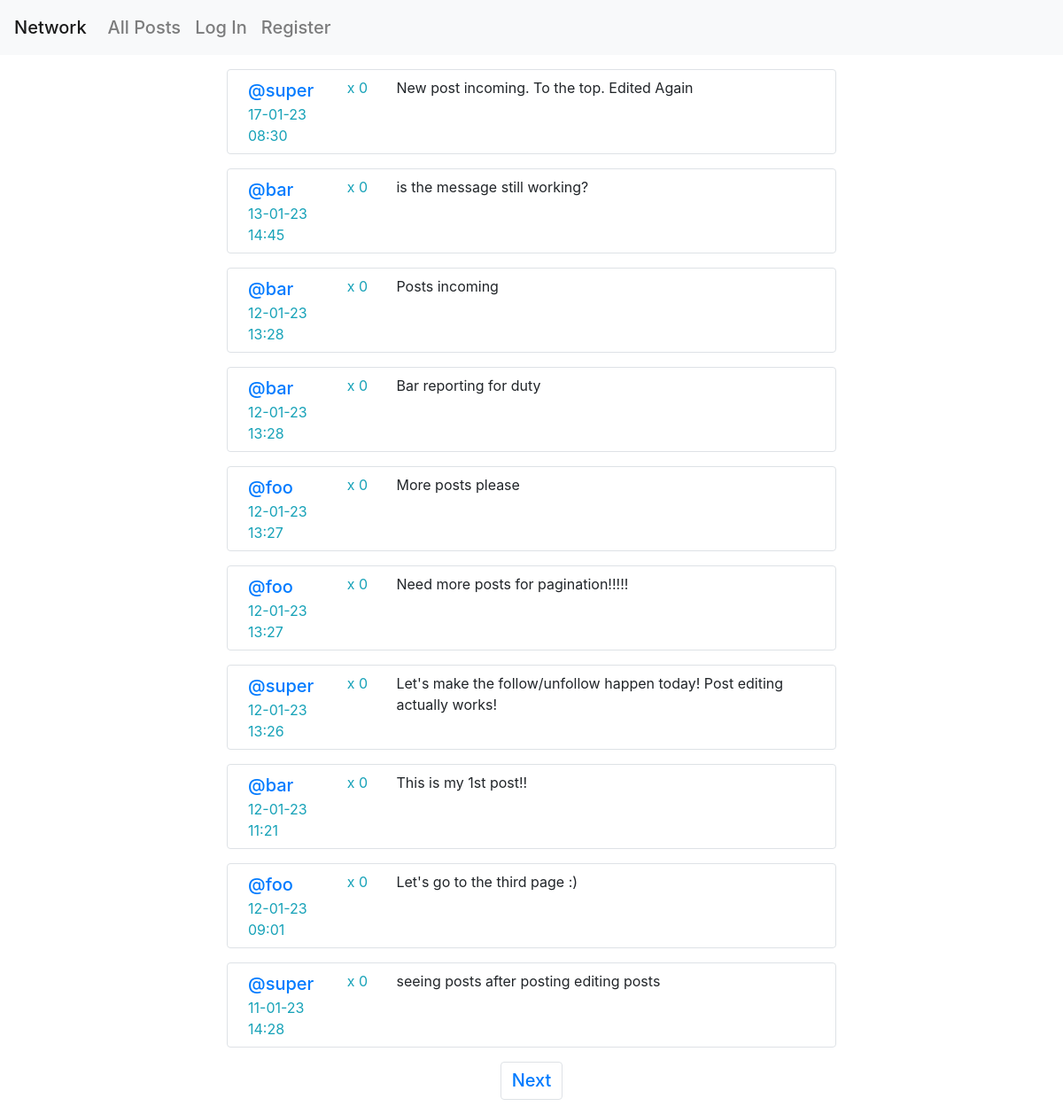
The app's page /, older data.
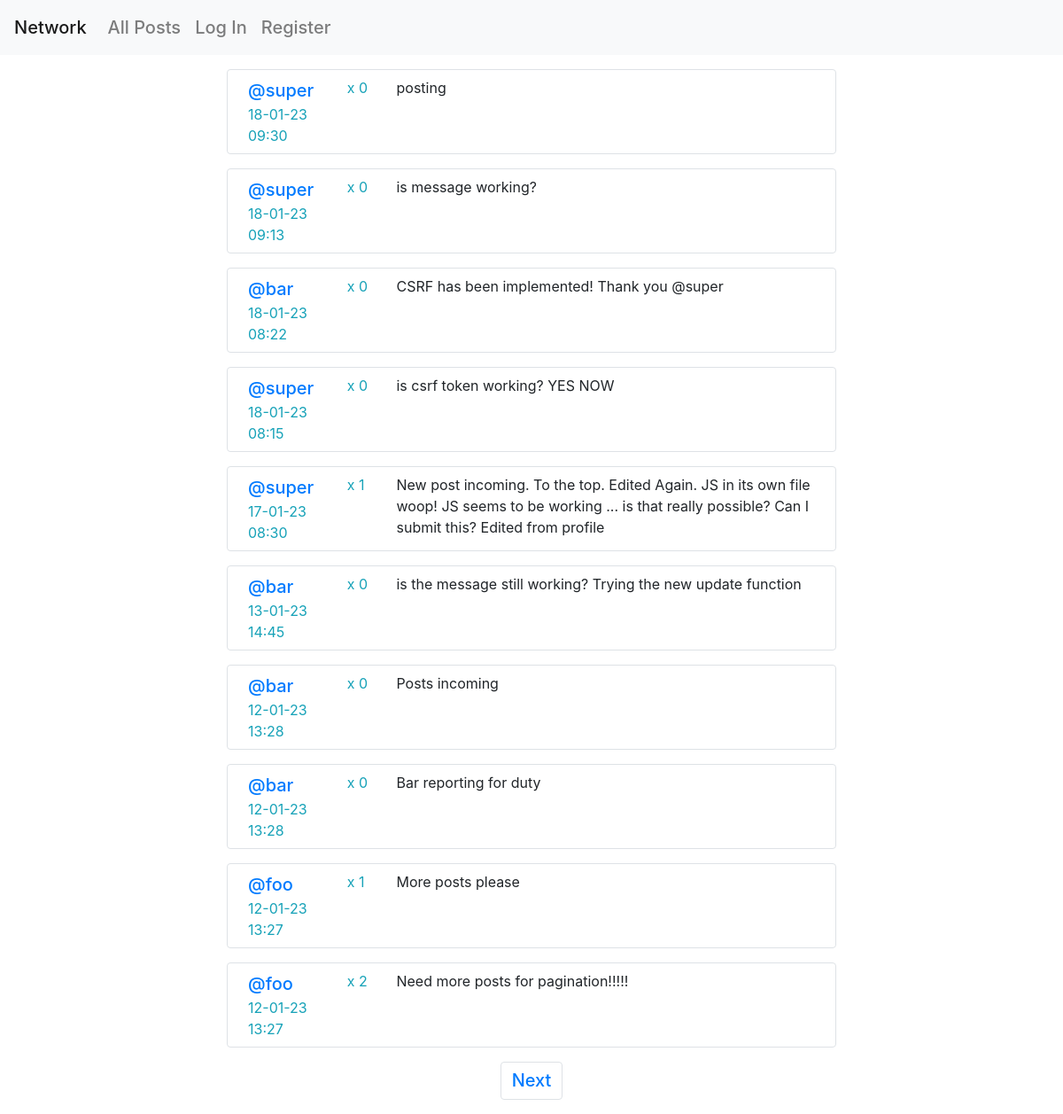
The same page, newer data.
### network/models.py (models this page shows, shortened)
class Post(models.Model):
    owner = models.ForeignKey(User, on_delete=models.CASCADE)
    content = models.TextField(max_length=500, validators=[MinLengthValidator(1)])
    creation = models.DateTimeField(auto_now_add=True)
    likes = models.IntegerField(default=0)

class User(AbstractUser):
    pass
    def __str__(self):
        return self.username

### network/views.py (the view)
# urls.py: path("", views.index, name="index"),
def index(request):
    p = Paginator(Post.objects.all().order_by("creation").reverse(), 10)
    p_number = request.GET.get("p_number")
    p_posts = p.get_page(p_number)
    try:
        p_likes = Post.objects.filter(pk__in=Like.objects.filter(user=request.user).values_list('post'))
    except:
        ObjectDoesNotExist
        p_likes = []
    return render(request, "network/index.html", {'p_posts': p_posts, 'p_likes': p_likes})

### network/templates/network/index.html (shortened to what this page needs)
{% extends "network/layout.html" %}
{% load static %}
{% block body %}
    <div id="posts">
        {% for post in p_posts %}
            <div class="row border border-2 rounded p-2 m-3">
                <div class="col-2"><a href="{% url 'user' id=post.owner.id %}" class="text-decoration-none">@{{ post.owner }}</a>
                    <div class="text-info">{{ post.creation|date:"d-m-y H:i" }}</div>
                </div>
                <div class="col-1">
                    <div class="text-info" id="likes{{ post.id }}">x {{ post.likes }}</div>
                </div>
                <div class="col contentpost">
                    <div id="post{{ post.id }}">{{ post.content }}</div>
                </div>
            </div>
        {% endfor %}
    </div>
    <nav aria-label="Page navigation example">
        <ul class="pagination justify-content-center">
            {% if p_posts.has_next %}
                <li class="page-item"><a class="page-link" href="?p_number={{ p_posts.next_page_number }}">Next</a></li>
            {% endif %}
        </ul>
    </nav>
{% endblock %}

Row changes from the older to the newer data that the page shows:
no longer on this page (row unchanged): Post: owner "super", creation "12-01-23 13:26", likes "0", content "Let's make the follow/unfollow happen today! Post editing actually works!"
no longer on this page (row unchanged): Post: owner "bar", creation "12-01-23 11:21", likes "0", content "This is my 1st post!!"
no longer on this page (row edited): Post: owner "foo", creation "12-01-23 09:01", likes "0", content "Let's go to the third page :)"
no longer on this page (row unchanged): Post: owner "super", creation "11-01-23 14:28", likes "0", content "seeing posts after posting editing posts"
added Post: owner "super", creation "18-01-23 09:30", likes "0", content "posting"
added Post: owner "super", creation "18-01-23 09:13", likes "0", content "is message working?"
added Post: owner "bar", creation "18-01-23 08:22", likes "0", content "CSRF has been implemented! Thank you @super"
added Post: owner "super", creation "18-01-23 08:15", likes "0", content "is csrf token working? YES NOW"
changed Post: likes "0" → "1"; content "New post incoming. To the top. Edited Again" → "New post incoming. To the top. Edited Again. JS in its own file woop! JS seems to be working ... is that really possible? Can I submit this? Edited from profile"
changed Post: content "is the message still working?" → "is the message still working? Trying the new update function"
changed Post "More posts please": likes "0" → "1"
changed Post "Need more posts for pagination!!!!!": likes "0" → "2"
